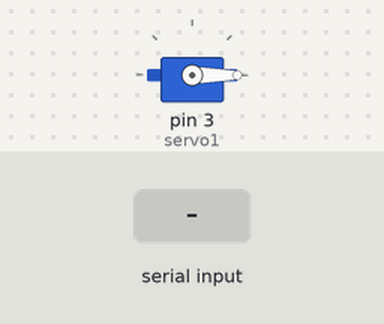
A sketch run on a simulated Arduino Uno, built with avr-gcc and run on an emulated ATmega328P. On the bench: servo. The inputs (shaded band) are chosen by the test bench.

Above: at 2.0 s.
2.1 s: "1" received over Serial
At 2.7 s:
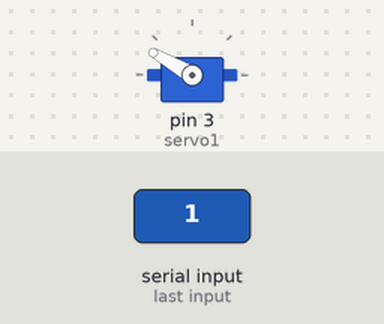
Timing chart, 0 to 5.1 s (numbered marks = the images above; inputs shaded):
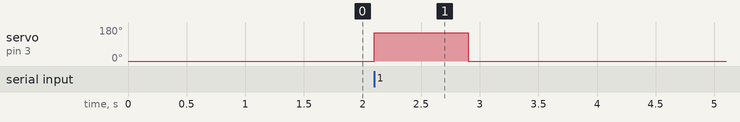

The sketch:

latchTurn.ino
```cpp
#include <Servo.h>

Servo servo1;

//void(* resetFunc) (void) = 0;


void setup() {
  servo1.attach(3);
  Serial.begin(9600);
  servo1.write(0);   // set one-time start position
  delay(800);       // give 0.8 second to move there
}

void loop()
{
//  if(Serial.available()>0)  //Not needed bc it checks if the serial is connected.
//  {                         //But serial usually is connected, so should NOT use it as a trigger
                              //Bc that would constantly trigger the loop

      if(Serial.read()=='1') //Triggers if specifically '1' is received through the serial line
      {

          servo1.write(150); // send open command...
          delay(800);        // ... and give time to move there
          servo1.write(0);  //send close command..
          delay(800);

       }

        // no need for an else-statement, except maybe for debugging

//resetFunc();

}
```

Measured:
- after the input at 2.1 s, servo on pin 3 (servo1): 0° → 150° at once, → 0° 0.80 s later
